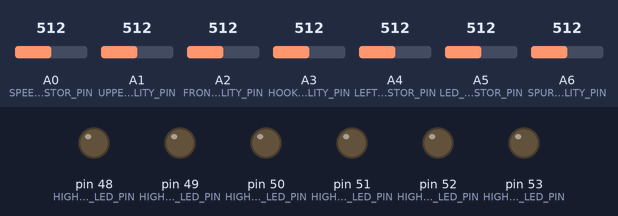
Bench run of a sketch on a simulated Arduino Mega 2560, built with avr-gcc and run on an emulated ATmega2560. Parts: output pins drawn as LEDs (lit = HIGH). Dashed ring = blinking. Inputs (shaded band) come from the test bench; at power-on: A0 (SPEED_RESISTOR_PIN) = 512, A1 (UPPERCUT_PROBABILITY_PIN) = 512, A5 (LED_ON_PERIOD_RESISTOR_PIN) = 512, A2 (FRONT_PROBABILITY_PIN) = 512, A3 (HOOK_PROBABILITY_PIN) = 512, A4 (LEFT_RIGHT_RESISTOR_PIN) = 512, A6 (SPURT_PROBABILITY_PIN) = 512. Random numbers use the default seed unless the sketch sets one.

Above: at 1.2 s.
1.3 s: A0 (SPEED_RESISTOR_PIN) set to 40
At 1.49 s:
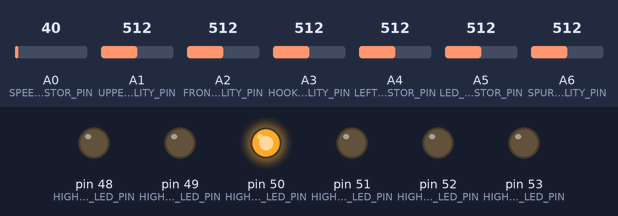
At 3.39 s:
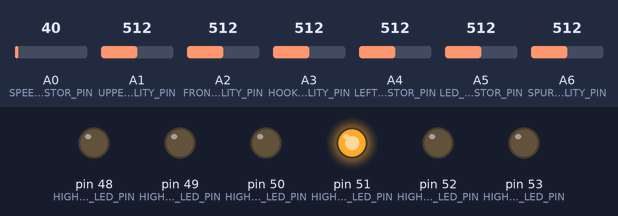
4.8 s: A1 (UPPERCUT_PROBABILITY_PIN) set to 490
At 6.53 s:
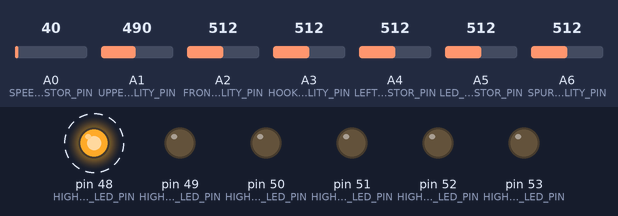
8.3 s: A5 (LED_ON_PERIOD_RESISTOR_PIN) set to 992
11.9 s: A2 (FRONT_PROBABILITY_PIN) set to 490
15.4 s: A3 (HOOK_PROBABILITY_PIN) set to 490
At 17.55 s:
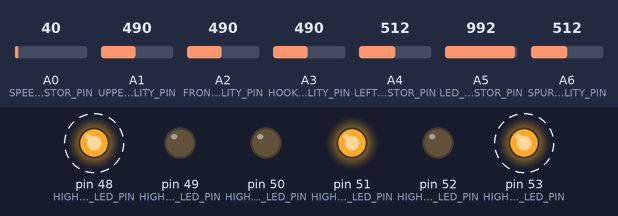
19.0 s: A4 (LEFT_RIGHT_RESISTOR_PIN) set to 716
Timing chart, 0 to 29.7 s (numbered marks = the images above; inputs shaded):
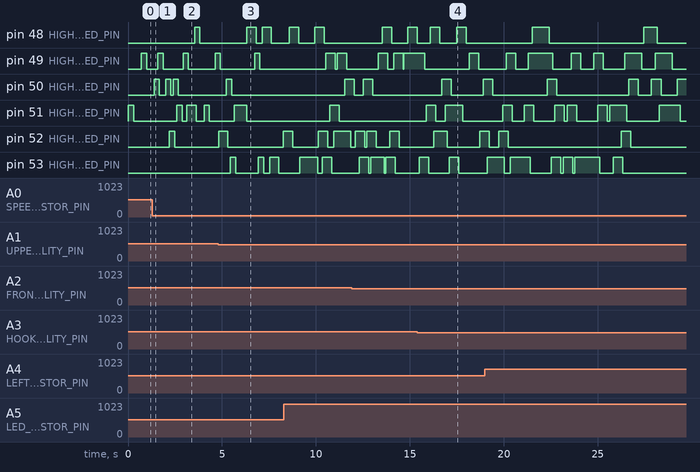

The sketch:

LedRandom.ino
```cpp
//pins
const int HIGH_LEFT_UPPERCUT_LED_PIN = 48;
const int HIGH_LEFT_FRONT_LED_PIN = 50;
const int HIGH_LEFT_HOOK_LED_PIN = 52;

const int HIGH_RIGHT_UPPERCUT_LED_PIN = 49;
const int HIGH_RIGHT_FRONT_LED_PIN = 51;
const int HIGH_RIGHT_HOOK_LED_PIN = 53;

const int SPEED_RESISTOR_PIN = A0;
const int UPPERCUT_PROBABILITY_PIN = A1;
const int FRONT_PROBABILITY_PIN = A2;
const int HOOK_PROBABILITY_PIN = A3;
const int LEFT_RIGHT_RESISTOR_PIN = A4;
const int LED_ON_PERIOD_RESISTOR_PIN = A5;
const int SPURT_PROBABILITY_PIN = A6;

//app constants
const int LED_ON = 255;
const int LED_OFF = 0;
const int MIN_HIT_INTERVAL_MS = 500;
const int MAX_HIT_INTERVAL_MS = 4000;
const long INTERVAL_RANDOM_COEFF = 60;//% -> 0.6
const long SPURT_INTERVAL_COEFF = 70;//% -> 0.7
const long SPURT_PROBABILITY_COEFF = 5;//% -> 0.5
const int HIGH_LEFT_UPPERCUT = 0;
const int HIGH_LEFT_FRONT = 1;
const int HIGH_LEFT_HOOK = 2;
const int HIGH_RIGHT_UPPERCUT = 3;
const int HIGH_RIGHT_FRONT = 4;
const int HIGH_RIGHT_HOOK = 5;
const int ANALOG_MIN = 0;
const int ANALOG_MAX = 1023;
const int ANALOG_RANGE = 1024;
const int ANALOG_MIN_THRESHOLD = 15;
const int MAX_HITS_IN_SPURT = 10;
const int LED_ON_MIN_PERIOD_MS = 50;
const int LED_ON_MAX_PERIOD_MS = 500;

//variables
long highLeftFrontTurnOnMillis;
long highLeftHookTurnOnMillis;
long highLeftUppercutTurnOnMillis;
long highRightFrontTurnOnMillis;
long highRightHookTurnOnMillis;
long highRightUppercutTurnOnMillis;
long lastTurnOn;
long nextDelay;
boolean spurtTime;
int currentSpurtHit;
int totalHitsInThisSpurt;


void setup() {
  pinMode(HIGH_LEFT_UPPERCUT_LED_PIN, OUTPUT);
  pinMode(HIGH_LEFT_FRONT_LED_PIN, OUTPUT);
  pinMode(HIGH_LEFT_HOOK_LED_PIN, OUTPUT);
  pinMode(HIGH_RIGHT_UPPERCUT_LED_PIN, OUTPUT);
  pinMode(HIGH_RIGHT_FRONT_LED_PIN, OUTPUT);
  pinMode(HIGH_RIGHT_HOOK_LED_PIN, OUTPUT);
//  Serial.begin(9600);
}

void loop() {
  turnOffWithDelay();

  if (isTimeToTurnOn()) {
    turnOn(getWhichToTurnOn());
    processSpurt();
    nextDelay = getNextDelay();
  }

  delay(25);
}

void turnOffWithDelay() {
  long now = millis();
  int ledOnMillis = map(analogRead(LED_ON_PERIOD_RESISTOR_PIN),
                        ANALOG_MIN,
                        ANALOG_MAX,
                        LED_ON_MIN_PERIOD_MS,
                        LED_ON_MAX_PERIOD_MS);

  if(highLeftFrontTurnOnMillis + ledOnMillis < now) {
    analogWrite(HIGH_LEFT_FRONT_LED_PIN, LED_OFF);
  }

  if(highLeftHookTurnOnMillis + ledOnMillis < now) {
    analogWrite(HIGH_LEFT_HOOK_LED_PIN, LED_OFF);
  }

  if(highLeftUppercutTurnOnMillis + ledOnMillis < now) {
    analogWrite(HIGH_LEFT_UPPERCUT_LED_PIN, LED_OFF);
  }

  if(highRightFrontTurnOnMillis + ledOnMillis < now) {
    analogWrite(HIGH_RIGHT_FRONT_LED_PIN, LED_OFF);
  }

  if(highRightHookTurnOnMillis + ledOnMillis < now) {
    analogWrite(HIGH_RIGHT_HOOK_LED_PIN, LED_OFF);
  }

  if(highRightUppercutTurnOnMillis + ledOnMillis < now) {
    analogWrite(HIGH_RIGHT_UPPERCUT_LED_PIN, LED_OFF);
  }
}

void turnOn(int led) {
  long now = millis();
  lastTurnOn = now;

  switch (led) {
    case HIGH_LEFT_FRONT:
      analogWrite(HIGH_LEFT_FRONT_LED_PIN, LED_ON);
      highLeftFrontTurnOnMillis = now;
      break;
    case HIGH_LEFT_HOOK:
      analogWrite(HIGH_LEFT_HOOK_LED_PIN, LED_ON);
      highLeftHookTurnOnMillis = now;
      break;
    case HIGH_LEFT_UPPERCUT:
      analogWrite(HIGH_LEFT_UPPERCUT_LED_PIN, LED_ON);
      highLeftUppercutTurnOnMillis = now;
      break;
    case HIGH_RIGHT_FRONT:
      analogWrite(HIGH_RIGHT_FRONT_LED_PIN, LED_ON);
       highRightFrontTurnOnMillis = now;
      break;
    case HIGH_RIGHT_HOOK:
      analogWrite(HIGH_RIGHT_HOOK_LED_PIN, LED_ON);
      highRightHookTurnOnMillis = now;
      break;
    case HIGH_RIGHT_UPPERCUT:
      analogWrite(HIGH_RIGHT_UPPERCUT_LED_PIN, LED_ON);
      highRightUppercutTurnOnMillis = now;
      break;
  }
}

int getNextDelay() {
  long determinedDelay = map(analogRead(SPEED_RESISTOR_PIN),
                            ANALOG_MIN,
                            ANALOG_MAX,
                            MIN_HIT_INTERVAL_MS,
                            MAX_HIT_INTERVAL_MS);

  return spurtTime
      ? determinedDelay - (determinedDelay * SPURT_INTERVAL_COEFF / 100.0)
      : determinedDelay - (determinedDelay * random(INTERVAL_RANDOM_COEFF) / 100.0);
}

boolean isTimeToTurnOn() {
  return lastTurnOn + nextDelay < millis();
}

int getWhichToTurnOn() {
  int frontResistorPosition = analogRead(FRONT_PROBABILITY_PIN);
  int uppercutResistorPosition = analogRead(UPPERCUT_PROBABILITY_PIN);
  int hookResistorPosition = analogRead(HOOK_PROBABILITY_PIN);

  int frontRandomValue = random(frontResistorPosition);
  int uppercutRandomValue = random(uppercutResistorPosition);
  int hookRandomValue = random(hookResistorPosition);

  if (frontResistorPosition <= ANALOG_MIN_THRESHOLD
        && uppercutResistorPosition <= ANALOG_MIN_THRESHOLD
        && hookResistorPosition <= ANALOG_MIN_THRESHOLD) {

    return -1; //not to turn on any led
  }

  if (frontRandomValue > ANALOG_MIN_THRESHOLD
        && frontRandomValue > uppercutRandomValue
        && frontRandomValue > hookRandomValue) {

    return shouldTurnOnLeft() ? HIGH_LEFT_FRONT: HIGH_RIGHT_FRONT;
  }

  if (uppercutRandomValue > ANALOG_MIN_THRESHOLD
        && uppercutRandomValue > frontRandomValue
        && uppercutRandomValue > hookRandomValue) {

    return shouldTurnOnLeft() ? HIGH_LEFT_UPPERCUT : HIGH_RIGHT_UPPERCUT;
  }

  return shouldTurnOnLeft() ? HIGH_LEFT_HOOK : HIGH_RIGHT_HOOK;
}

boolean shouldTurnOnLeft() {
  return random(ANALOG_RANGE) >= analogRead(LEFT_RIGHT_RESISTOR_PIN);
}

void processSpurt() {
  if (spurtTime && currentSpurtHit < totalHitsInThisSpurt - 1) {
    currentSpurtHit++;
    return;
  } else if (spurtTime) {
    currentSpurtHit = 0;
    spurtTime = false;
    return;
  }

  spurtTime = random(ANALOG_RANGE) >= analogRead(SPURT_PROBABILITY_PIN);

  if (spurtTime) {
    totalHitsInThisSpurt = random(3, MAX_HITS_IN_SPURT + 1);
  }
}
```

Measured:
- after the input at 1.3 s, pin 48 (HIGH_LEFT_UPPERCUT_LED_PIN): LOW → HIGH after 2.2 s, → LOW 0.28 s later; pin 51 (HIGH_RIGHT_FRONT_LED_PIN): goes HIGH 0.28 s, LOW 0.25 s, HIGH 0.48 s, LOW 0.43 s, HIGH 0.28 s, then LOW, starting after 1.3 s
- after the input at 4.8 s, pin 48 (HIGH_LEFT_UPPERCUT_LED_PIN): alternates HIGH for 0.48 s and LOW for 0.33 s, starting after 1.5 s
- after the input at 15.4 s, pin 53 (HIGH_RIGHT_HOOK_LED_PIN): alternates HIGH for 0.51 s and LOW for 1.1 s, starting after 0.10 s
